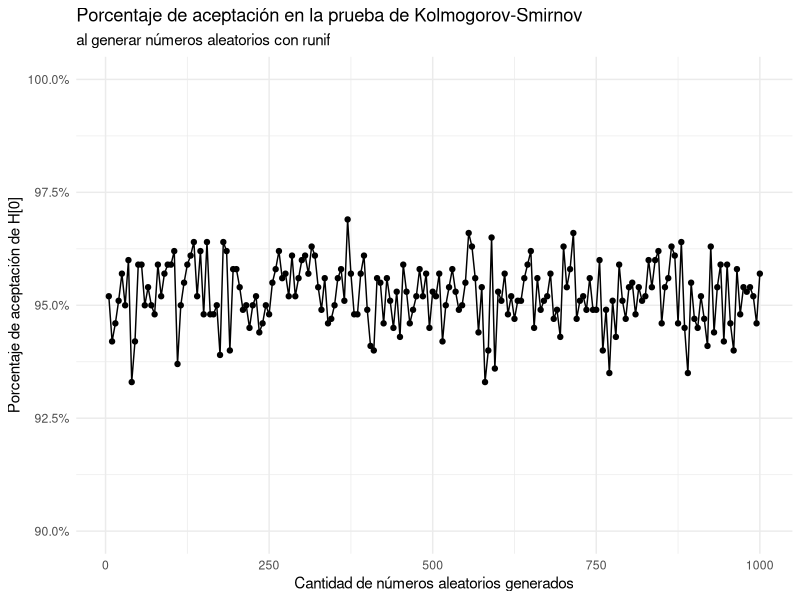

Write the R code that produced this figure.
## ---- chunk 1
knitr::opts_chunk$set(echo = TRUE)
## ---- chunk 2
vonNeumann <- function(n, semilla) {
    paste("La semilla a usar es: ", semilla)
    resultado <- vector()
    resultado <- c(resultado, semilla)
    for (i in 1:(n-1)) {
      semilla <-  semilla ^ 2             # Se eleva al cuadrado
      #semilla <- as.character(semilla)
      if (nchar(semilla) < 10) {          # Si no tiene diez dígitos...
        semilla <- sprintf("%010d", semilla) # ... se los completa
      }
      semilla <- as.numeric(substr(semilla, start = 3, stop = 7)) # 5 dís central
      resultado <- c(resultado, semilla)
    }
    return(resultado)
  }

## ---- chunk 3
lgc <- function(semilla, multiplicador, incremento, modulo, cantidad) {
  # Verificación de que la semilla sea menor que el módulo
  if (semilla >= modulo) {
    paste("Recuerde que la semilla debe ser menor que el módulo.")
  }
  
  # Si la semilla es menor que el módulo, se puede ejecutar la función:
  else {
    # Creación de la lista a usar
    resultado <- list()
    #resultado[[1]] <- c(semilla, paste(semilla, "/", modulo, sep = ""))
    
    # Iteración para obtener la cantidad deseada de números aleatorios
    for (i in 1:(cantidad+1)) {
      semilla <- (multiplicador * semilla + incremento) %% modulo
      resultado[[i]] <- c(semilla,
                            paste(semilla, "/", modulo, sep = ""))
    }
    
    # Resultado
    names(resultado) <- 0:(cantidad)
    return(resultado)
  }
}
## ---- chunk 4
generador.uniforme <- function(n, ...) {
  return(ks.test(x = runif(n, ...),
                 y = 'punif',
                 min = 0,
                 max = 1)$p.value)
}
# x <- replicate(n = 5000, expr = generador.uniforme(n = 5))
# sum(x > 0.05)/5000

aceptacion <- function(cantidad, numero.tests) {
  resultado <- data.frame()
  for (i in 1:length(cantidad)) {
    valores.p <- replicate(n = numero.tests, expr = generador.uniforme(n = cantidad[i]))
    resultado[i, 1] <- cantidad[i]
    resultado[i, 2] <- sum(valores.p > 0.05)/numero.tests
  }
  
  return(resultado)
}

#ensayos <- c(seq(5, 500, 5), seq(550, 1000, 50))
ensayos <- seq(5, 1000, 5)
resultado <- aceptacion(ensayos, 1000)
## ---- chunk 5
library(ggplot2)
library(scales)

grafico1 <- ggplot(data = resultado, aes(x = V1, y = V2)) +
  geom_point() + geom_line() +
  ggtitle("Porcentaje de aceptación en la prueba de Kolmogorov-Smirnov",
          subtitle = "al generar números aleatorios con runif") +
  xlab("Cantidad de números aleatorios generados") +
  ylab("Porcentaje de aceptación de H[0]") +
  theme_minimal() +
  scale_y_continuous(labels = scales::percent,
                     limits = c(0.9, 1))

grafico1
## ---- chunk 6
integral.impropia <- function(funcion, puntos, semilla) {
  # Primer tramo. De cero a infinito
  h <- function(y) f(1/y-1)/(y^2)
  set.seed(semilla)
  puntos = runif(n = puntos, min = 0, max = 1)
  primer.tramo <- mean(h(puntos))
  
  # Segundo tramo. De menos infinito a cero
  g <- function(x) f(-x)
  k <- function(y) g(1/y-1)/(y^2)
  set.seed(semilla)
  puntos = runif(n = puntos, min = 0, max = 1)
  segundo.tramo <- mean(k(puntos))
  return(primer.tramo + segundo.tramo)
}

# Ejemplo

f <- function(x) 5/(1+x^2)
integral.impropia(funcion = f, puntos = 500000, semilla = 20220403)
## ---- chunk 7
fun <- function(x) exp(-x[1]-x[2])
k <- 5
U <- matrix(runif(n=2*k), ncol=2)
mean(apply(X=U, MARGIN=1, FUN=fun))

## ---- chunk 8
integral.doble.definida <- function(funcion, a, b, c, d, puntos, semilla) {
  set.seed(semilla)
  integral.y <- runif(n = puntos, min = a, max = b)
  set.seed(semilla)
  integral.x <- runif(n = puntos, min = c, max = d)
  matriz <- cbind(integral.x, integral.y)
  return(mean(apply(X = matriz,
              MARGIN = 1,
              FUN = funcion)))
}

funcion <- function(x) 10 + x[1]^2 + 3*x[2]^2
integral.doble.definida(funcion, 0, 2, 0, 1, puntos = 1000, semilla = 20220403)
## ---- chunk 9
puntos.x <- runif(50000, min = -1, max = 1)
puntos.y <- runif(50000, min = -1, max = 1)
puntos <- as.data.frame(cbind(puntos.x, puntos.y))
puntos$verificacion <- ifelse((puntos$puntos.x^2 + puntos$puntos.y^2 < 1),
                              1,
                              0)
numero.pi = 4*sum(puntos$verificacion)/50000
## ---- chunk 10
aleatorios.congruente <- function(n, m, x0) {
  secuencia = c()
  for (i in 0:(n)) {
    secuencia[i+1] = x0
    x0 = (3 * x0) %% m
  }
  return(secuencia)
}

aleatorios.congruente(10, 150, 5)
## ---- chunk 11
aleatorios.punto2 <- function(n, m, x0) {
  secuencia = c()
  for (i in 0:n) {
    secuencia[i+1] = x0
    x0 = (5*x0 + 7 ) %% m
  }
  return(secuencia)
}

aleatorios.punto2(10, 200, 3)
## ---- chunk 12
integralMC <- function(f, min, max, n, semilla) {
  set.seed(semilla)
  puntos = runif(n = n, min = min, max = max)
  return((max - min) * mean(f(puntos)))
}
## ---- chunk 13
funcion3 = function(x) exp(exp(x))

resultado3 = integralMC(f = funcion3, min = 0, max = 1, n = 100000,
                        semilla = 20220320)
## ---- chunk 14
resultado.real3 = integrate(funcion3, lower = 0, upper = 1)
error.relativo3 = abs((resultado3 - resultado.real3$value) / resultado.real3$value) * 100
## ---- chunk 15
funcion4 = function(x) (1 - x^2) ^(1.5)

resultado4 = integralMC(f = funcion4, min = 0, max = 1, n = 150000,
                        semilla = 2022032022)
## ---- chunk 16
resultado.real4 = integrate(funcion4, lower = 0, upper = 1)
error.relativo4 = abs((resultado4 - resultado.real4$value) / resultado.real4$value) * 100
## ---- chunk 17
funcion5 = function(x) exp(x + x^2)

resultado5 = integralMC(f = funcion5, min = -2, max = 2, n = 200000,
                        semilla = 2022032022)
## ---- chunk 18
resultado.real5 = integrate(funcion5, lower = -2, upper = 2)
error.relativo5 = abs((resultado5 - resultado.real5$value) / resultado.real5$value) * 100
## ---- chunk 19
integralMC.impropia <- function(f, n, semilla) {
  sustitucion <- function(x) 1 / (x+1)
  integrando <- function(x) f(1/x - 1) / (x ^2)
  set.seed(semilla)
  puntos = runif(n = n, min = 0, max = 1)
  return(mean(integrando(puntos)))
}
## ---- chunk 20
funcion6 = function(x) x * (1 + x^2)^(-2)
resultado6 = integralMC.impropia(funcion6, n = 250000, semilla = 2022032010)
## ---- chunk 21
resultado.real6 = integrate(funcion6, lower = 0, upper = Inf)
error.relativo6 = abs((resultado6 - resultado.real6$value) / resultado.real6$value) * 100
## ---- chunk 22
funcion7 = function(x) exp(- (x^2))
resultado7 = 2* integralMC.impropia(funcion7, n = 250000, semilla = 20220320)
## ---- chunk 23
resultado.real7 = integrate(funcion7, lower = -Inf, upper = Inf)
error.relativo7 = abs((resultado7 - resultado.real7$value) / resultado.real7$value) * 100
## ---- chunk 24
funcion8 <- function(x) exp((x[1]+x[2])^2)
puntos = 250000
set.seed(2022032012)
U <- matrix(runif(n = 2*puntos), ncol=2)
mean(apply(X=U, MARGIN=1, FUN=funcion8))
